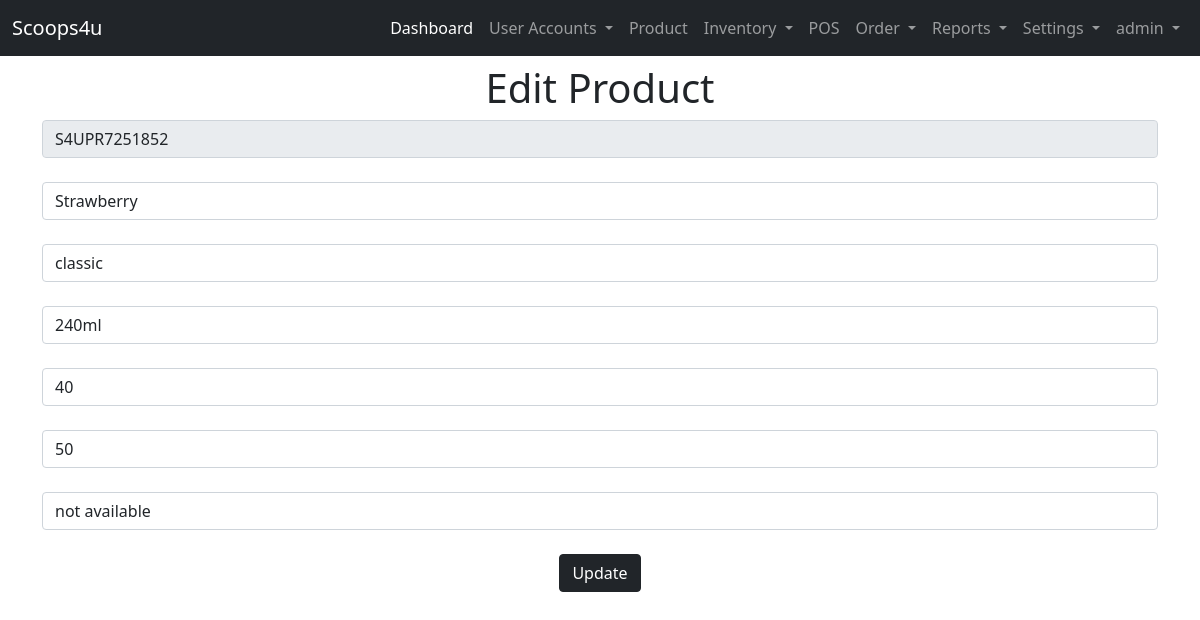
Page /user-site/edit-product/7/ (signed in) on the committed database.
### landing_page/models.py (models this page shows)
class User(AbstractUser):
    ROLE = ((" "," "),("admin","admin"),("staff","staff"),("reseller","reseller"),("rider","rider"))
    STAT = ((" "," "),("active","active"),("inactive","inactive"))
    role = models.CharField(max_length=50, null=True, default=None, choices=ROLE)
    status = models.CharField(max_length=50, null=True, default=None , choices=STAT)

### admin_site/models.py (models this page shows, shortened)
class Product(models.Model):
    STATUS = (("available","available"),("not available","not available"))
    product_code =  models.CharField(unique=True, max_length=200, verbose_name='Product Code')
    product_category =  models.CharField(max_length=200, verbose_name='Category')
    product_name=  models.CharField(max_length=200, verbose_name='Product Name')
    product_unit =  models.CharField(max_length=200, verbose_name='Unit')
    product_ResellerPrice =   models.BigIntegerField(null=True, verbose_name='Reseller Price')
    product_price =   models.BigIntegerField(null=True, verbose_name='Pos Price')
    product_stock =  models.BigIntegerField(null=True, verbose_name='Available Stock')
    product_status =  models.CharField(max_length=200, choices=STATUS, verbose_name='Status')

### admin_site/views.py (the view)
# urls.py: path('edit-product/<int:productid>/', views.edit_product, name='edit_product'),
def edit_product(request, productid):
    product = Product.objects.get(pk = productid)
    context = {
        'list_product':product
    }
    return render(request, 'admin_site/products/edit_product.html',context)

### templates/admin_site/products/edit_product.html (shortened to what this page needs)
{% extends 'admin_site/base.html' %}
{% block content %}
    <form action="{% url 'admin_site:update_product' list_product.id  %}" method="POST" class="text-center">
        <h1>Edit Product</h1>
    <input type="text" placeholder="Product Code" name="product_name" class="form-control" value="{{ list_product.product_code }}" readonly>
    <br>
    <input type="text" placeholder="Update Product Name" name="product_name" class="form-control" value="{{ list_product.product_name }}">
    <br>
    <input type="text" placeholder="Update Product Category" name="product_category" class="form-control" value="{{ list_product.product_category }}">
    <br>
    <input type="text" placeholder="Update Product Unit" name="product_unit" class="form-control" value="{{ list_product.product_unit }}">
    <br>
    <input type="number" placeholder="Update Reseller Price" name="reseller_price" class="form-control" value="{{ list_product.product_ResellerPrice}}">
    <br>
    <input type="number" placeholder="Update Pos Price" name="pos_price" class="form-control" value="{{ list_product.product_price }}">
    <br>
    <select name="status" class="form-control" id="gender" required >
        <option value="not available"{% if list_product.product_status == 'not available' %}selected{% endif %}>not available</option>
    </select>
    <br>
    <input type="submit" class="btn btn-dark" value="Update">
    </form>
{% endblock content %}

### templates/admin_site/base.html (shortened to what this page needs)
{% load static %}
<!DOCTYPE html>
<html lang="en">
<head>
    <link href="https://cdn.jsdelivr.net/npm/bootstrap@5.0.2/dist/css/bootstrap.min.css" rel="stylesheet">
    <link rel="stylesheet" href="{% static 'css/sample.css' %}">
  </head>
<body>
  {% if user.role == "admin"%}
    <nav class="navbar navbar-expand-lg navbar-dark bg-dark">
        <div class="container-fluid">
          <a class="navbar-brand" href="#">Scoops4u</a>
          <div class="collapse navbar-collapse" id="navbarNavDropdown">
            <ul class="navbar-nav ms-auto mb-2 mb-lg-0">
              <li class="nav-item">
                <a class="nav-link active" aria-current="page" href="{% url 'admin_site:dashboard'%}">Dashboard</a>
              </li>
              <li class="nav-item dropdown">
                <a class="nav-link dropdown-toggle" href="#" id="navbarDropdownMenuLink" role="button" data-bs-toggle="dropdown" aria-expanded="false">
                  User Accounts
                </a>
              </li>
              <li class="nav-item">
                <a class="nav-link" href="{%url 'admin_site:list_product' %}">Product</a>
              </li>
              <li class="nav-item dropdown">
                <a class="nav-link dropdown-toggle" href="#" id="navbarDropdownMenuLink" role="button" data-bs-toggle="dropdown" aria-expanded="false">
                  Inventory
                </a>
              </li>
              <li class="nav-item">
                <a class="nav-link" href="{%url 'admin_site:pos' %}">POS</a>
              </li>
              <li class="nav-item dropdown">
                <a class="nav-link dropdown-toggle" href="#" id="navbarDropdownMenuLink" role="button" data-bs-toggle="dropdown" aria-expanded="false">
                  Order
                </a>
              </li>
              <li class="nav-item dropdown">
                <a class="nav-link dropdown-toggle" href="#" id="navbarDropdownMenuLink" role="button" data-bs-toggle="dropdown" aria-expanded="false">
                  Reports
                </a>
              </li>
              <li class="nav-item dropdown">
                <a class="nav-link dropdown-toggle" href="#" id="navbarDropdownMenuLink" role="button" data-bs-toggle="dropdown" aria-expanded="false">
                  Settings
                </a>
              </li>
              <li class="nav-item dropdown">
                <a class="nav-link dropdown-toggle" href="#" id="navbarDropdownMenuLink" role="button" data-bs-toggle="dropdown" aria-expanded="false">
                  {{ user }}
                </a>
              </li>
            </ul>
          </div>
        </div>
      </nav>
  {% endif %}
      <div class="container">
        <div class="row mt-2">
            <div class="col-lg-12">
                {% block content %}
                {% endblock content %}
            </div>
        </div>
      </div>
</body>
</html>

### rows in the picture
User: username "admin"
Product: product_name "S4UPR7251852", product_name "Strawberry", product_category "classic", product_unit "240ml", reseller_price "40", pos_price "50", status "not available"
